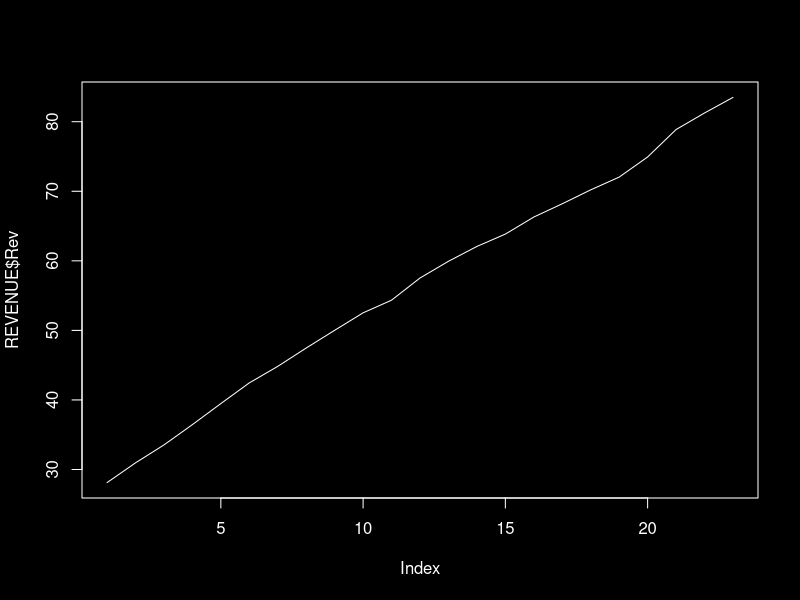
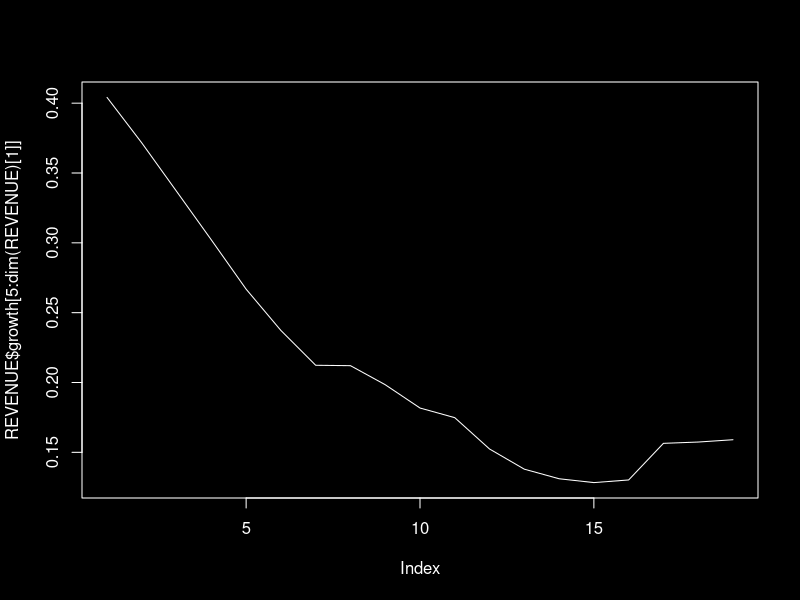
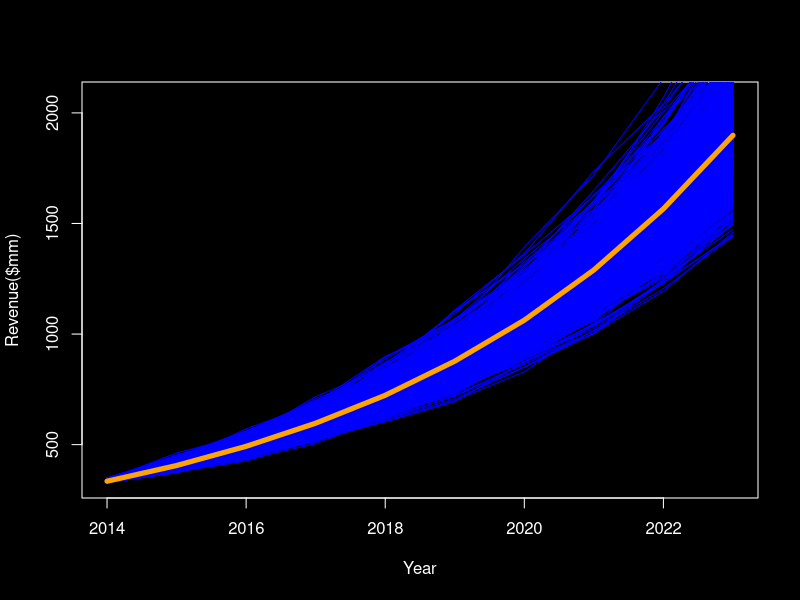
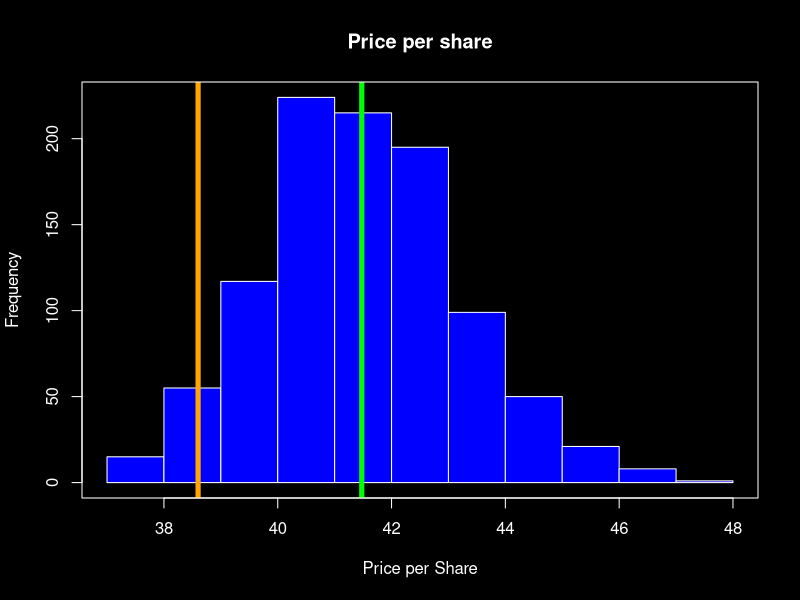

These charts were generated, in order, by the following R code:
# data <- read.csv("/Users/Chinmayee/Desktop/CTCT/CTCT Income Statement.csv")

# ----------------------------------------------------------------------------
# Constants
# ----------------------------------------------------------------------------

# The time interval to suspend execution before plotting, in seconds
SLEEP_TIME_AT_START = 10


# ----------------------------------------------------------------------------
# Assumption
# ----------------------------------------------------------------------------


## Background colors
par(bg="black", fg="white", col.axis = "white",col.lab = "white" ,col.main = "white");
Quarterly.Revenue = c(
	83.494,81.256,78.874,74.931,
	72.039,70.208,68.205,66.298,
	63.846,62.072,59.938,57.532,
	54.346,52.527,50.015,47.467,
	44.828,42.455,39.481,36.455,
	33.533,30.955,28.118
);
Year = sort(c(rep(2014, 3),rep(2009:2013, 4)),decreasing = T);
qurt = c(rep(3:1),rep(4:1, 5));

REVENUE = data.frame(cbind(Year,qurt,Quarterly.Revenue));
names(REVENUE) = c("fy","Q","Rev");
REVENUE = REVENUE[order(REVENUE[, 1], REVENUE[, 2]), ];
plot(REVENUE$Rev,type = "l");

REVENUE$growth = c(
	rep(0, 4),
	REVENUE$Rev[-(1:4)] / REVENUE$Rev[-((dim(REVENUE)[1] - 3):dim(REVENUE)[1])]
	) - 1;
plot(REVENUE$growth[5:dim(REVENUE)[1]], type = "l");

growth.rate = (83.5 / 33.5) ^ (1 / 20) - 1;
REVENUE$error = REVENUE$growth - growth.rate;

# COGS
COGS = data.frame(cbind(
	2009:2013, 
	c(129.061, 174.231, 214.42, 252.154, 285.383),
	c(37.4, 49.7, 60,71.7, 79.8)
	));
names(COGS) = c("fy", "Rev", "Cost");
COGS_pct = lm(Cost~ -1 + Rev, data = COGS)$coef;
#attach(COGS);
COGS$error = COGS$Cost / COGS$Rev - COGS_pct;

# Expense
Expense = data.frame(
	cbind(2009:2013),
	c(129.061,174.231,214.42,252.154,285.383),
	c(71.5,91.6,106.2,126.8,140.4),
	c(5.1,8.6,11.7,14.3,14.7),
	c(17.2,21.5,26.3,35.1,42.2)
);

names(Expense) = c("fy", "Rev", "AdvtSMGA", "SBC", "RD");
Exp_AdvtSMGA_pct = lm(AdvtSMGA ~ -1 + Rev, data = Expense)$coef;
Exp_SBC_pct = lm(SBC ~ -1 + Rev, data = Expense)$coef; 
Exp_RD_pct = lm(RD ~ -1 + Rev, data = Expense)$coef;

attach(Expense);
Expense$AdvtSMGA_error = AdvtSMGA / Rev - Exp_AdvtSMGA_pct;
Expense$SBC_error = SBC / Rev - Exp_SBC_pct;
Expense$RD_error = RD / Rev - Exp_RD_pct;
detach(Expense);




## Forecast
Forecast <- function(M, WACC) { 
	# the total number of shares (in millions)
	numShares = 33.732;

	Year = 2014:2023;
	
	REV.forecast = data.frame(matrix(data=0, nrow = length(Year) * 4, ncol = 3));
	names(REV.forecast) = c("fy", "Q", "Rev");
	REV.forecast$fy = sort(rep(Year, 4));
	REV.forecast$Q = rep(1:4, 10);
	REV.forecast$Rev[1:3] = REVENUE[REVENUE$fy == 2014, "Rev"];
	
	error_rev = REVENUE$error[5:dim(REVENUE)[1]];
	error_COGS = COGS$error;
	error_AdvtSMGA = Expense$AdvtSMGA_error;
	error_SBC = Expense$SBC_error;
	error_RD = Expense$RD_error;
	
	Depreciation = c(25.216, 28.333, 31.414, 33.749, 35.669, 37.489, 39.395, 41,417, 43.450, 45.398);
	StockComp = c(17.137, 19.913, 23.036, 25.046, 26.554, 27.908, 29.327, 30.833, 32.346, 33.796)
	Tax_rate = c(rep(0.34, 10));
	Cap_Exp = c(23.240,27.005,31.240,33.965,36.010,37.847,39.771,41.813,43.865,45.832);
	WC = c(7.000,7.954,8.941,5.778,4.408,3.695,3.867,4.103,4.109,3.913);
	TV = 1873.29;

	discount = (1 + WACC) ^ (2014 - Year);


	aggrgt.forecast = data.frame(matrix(data = 0, nrow = length(Year), ncol = 6));
	names(aggrgt.forecast) = c("fy","Rev","COGS","Expense","EBIT", "FCF");
	aggrgt.forecast$fy = Year;

	# one column for PV, one for Price per Share, and one for each Year
	simu = data.frame(matrix(data = 0, nrow = M, ncol = 2 + length(Year)));
	names(simu) = c("PV", "Price per Share", Year);

	# to give 2 charts in one display  
	#par(mfrow = c(1,2));

	for(m in 1:M) {
		REV.forecast[4,"Rev"] = 74.931 * ( 1 + growth.rate + sample(error_rev,1) );

		for(p in 5:dim(REV.forecast)[1])
			REV.forecast[p,"Rev"] = REV.forecast[(p - 4), "Rev"] * 
			(1 + growth.rate + sample(error_rev, 1));

		aggrgt.forecast$Rev = aggregate(Rev~fy, data = REV.forecast, FUN = sum)$Rev;

		for(p in 1:length(Year)) {
			aggrgt.forecast[p, "COGS"] = aggrgt.forecast[p, "Rev"] * 
				(COGS_pct - 0.03 * (p-1) + sample(error_COGS, 1));

			aggrgt.forecast[p, "Expense"] = aggrgt.forecast[p, "Rev"] * 
				(Exp_AdvtSMGA_pct + Exp_SBC_pct + Exp_RD_pct + 
					sample(error_AdvtSMGA, 1) + sample(error_SBC, 1) + sample(error_RD, 1)
				) + 
				Depreciation[p] + StockComp[p];
			
			aggrgt.forecast[p, "EBIT"] = aggrgt.forecast[p, "Rev"] - 
				aggrgt.forecast[p, "COGS"] - aggrgt.forecast[p, "Expense"];
			
			aggrgt.forecast[p, "FCF"] = aggrgt.forecast[p, "EBIT"] * (1 - Tax_rate[p]) + 
				Depreciation[p] + StockComp[p] - Cap_Exp[p] + WC[p];
		}

		# write PV in column 1
		simu[m, 1] = sum(aggrgt.forecast$FCF * discount) + TV * discount[length(Year)];

		# write the Price per Share into column 2 (both, revenue and shares are in millions)
		simu[m, 2] = simu[m, 1] / numShares

		# write EBT for each Year
		#simu[m,2:(length(Year)+1)] = aggrgt.forecast$EBIT;

		# write revenue for each Year (first two columns are already used)
		simu[m, -(1:2)] = aggrgt.forecast$Rev;

		if (m == 1) 
			plot(Year, simu[m, -(1:2)], type = "l", col = "blue", ylab = "Revenue($mm)") 
		else
			points(Year, simu[m, -(1:2)], type = "l", col = "blue", ylab = "Revenue($mm)")
			
	}

	MeanRevPerYear <- apply(simu[ ,-(1:2)],2, mean);
	points(Year, MeanRevPerYear, type = "l", col = "orange", lwd = 5);
	# abline(v = MeanRevPerYear ,col = "orange", lwd =2);

	# main = "Price per share"
  hist(simu[, 2], col = "blue",xlab = "Price per Share", main = "Price per share");
	x <- mean(simu[,2]);
	abline(v = 38.6,col = "orange", lwd =5);
	abline(v = x,col = "green", lwd =5);
	box();

	print("PV summary:");
	print(summary(simu[, "PV"]));

	print("Price per Share:");
	print(summary(simu[, "Price per Share"]));

	print("Revenue for each Year");
	print(summary(simu[, -(1:2)]));

	print("5th percentile for each column:")
	for (col in 1:dim(simu)[2]) {
		print(names(simu)[col]);
		print(quantile (simu[, col], 0.05));
		}
		
	print("95th percentile for each column:")
	for (col in 1:dim(simu)[2]) {
		print(names(simu)[col]);
		print(quantile (simu[, col], 0.95));
	}
	
	return(simu);
}

# stops execution for given time to have a chance to start screen recording
Sys.sleep(SLEEP_TIME_AT_START)

try = Forecast(1000, 0.103);